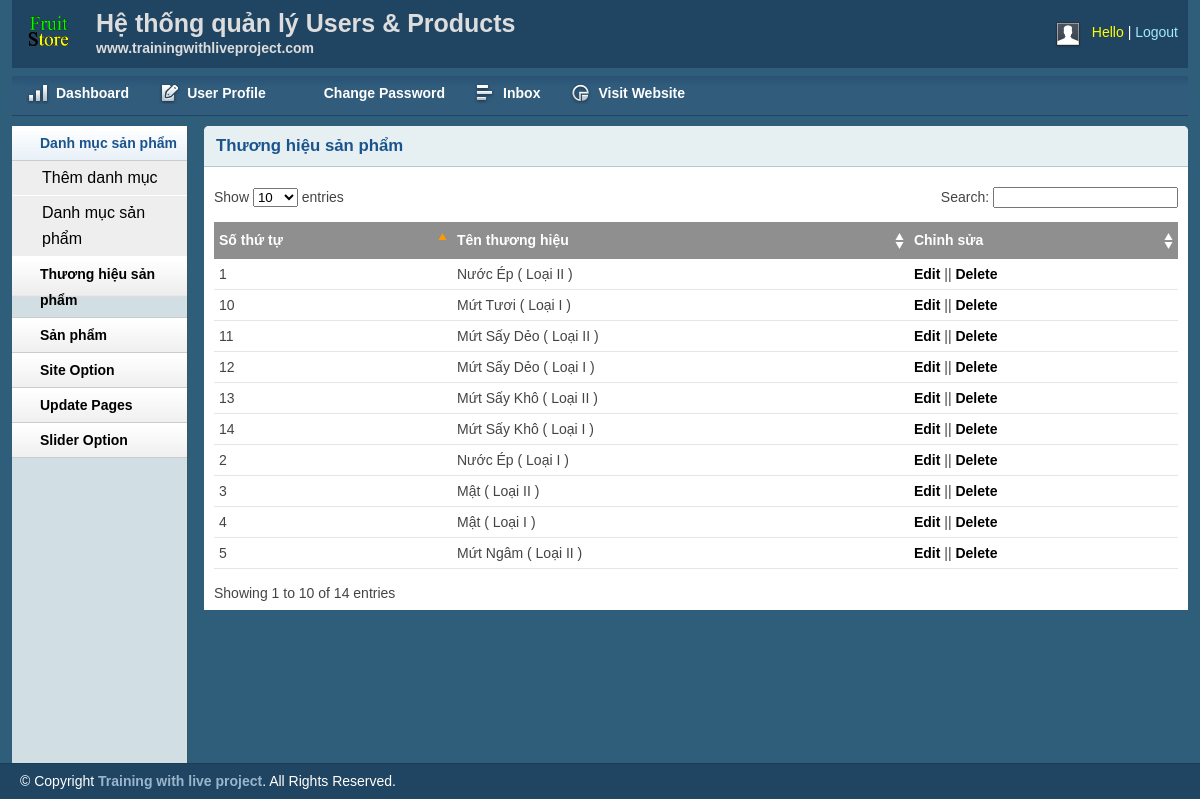
Screenshot of /admin/brandlist.php with the database file from the repository.
### tables this page shows
CREATE TABLE `tbl_brand` (
  `brandid` int(11) NOT NULL,
  `brandName` varchar(255) NOT NULL
);

### lib/database.php (called while the page is built, shortened)
<?php
Class Database{
public $host = DB_HOST;
public $user = DB_USER;
public $pass = DB_PASS;
public $dbname = DB_NAME;
public $link;
private function connectDB(){
$this->link = new mysqli($this->host, $this->user, $this->pass, $this->dbname);
}
public function select($query){
$result = $this->link->query($query) or
die($this->link->error.__LINE__);
if($result->num_rows > 0){
return $result;
} else {
return false;
}
}
}

### classes/brand.php (called while the page is built, shortened)
<?php
$filepath = realpath(dirname(__FILE__));
    include_once ($filepath.'/../lib/database.php');
?>
<?php
 class brand{
    private $db;
    public function __construct(){
        $this->db = new Database();
 }
    public function show_brand(){
        $query = "SELECT * FROM tbl_brand ORDER BY brandid desc";
        $result = $this->db->select($query);
        return $result;
    }
 }
?>

### admin/brandlist.php (the view, shortened to what this page needs)
<?php include 'inc/header.php';?>
<?php include 'inc/sidebar.php';?>
<?php include '../classes/brand.php';?>
<?php
	$brand = new brand();
?>
        <div class="grid_10">
            <div class="box round first grid">
                <h2>Thương hiệu sản phẩm</h2>
                <div class="block">
                    <table class="data display datatable" id="example">
					<thead>
						<tr>
							<th>Số thứ tự</th>
							<th>Tên thương hiệu</th>
							<th>Chỉnh sửa</th>
						</tr>
					</thead>
					<tbody>
						<?php
							$show_brand = $brand->show_brand();
							if($show_brand){
								$i = 0;
								while($result = $show_brand->fetch_assoc()){
									$i++;
						?>
						<tr class="odd gradeX">
							<td><?php echo $i; ?></td>
							<td><?php echo $result['brandName'] ?></td>
							<td><a href="brandedit.php?brandid=<?php echo $result['brandid'] ?>">Edit</a> || <a onclick="return confirm('Bạn có muốn xóa sản phẩm không')" href="?delid=<?php echo $result['brandid'] ?>">Delete</a></td>
						</tr>
						<?php
						    }
						}
						?>
					</tbody>
				</table>
               </div>
            </div>
        </div>
<?php include 'inc/footer.php';?>

### admin/css/layout.css (style rules this page uses)
body { background: #fff none repeat scroll 0 0; color: #444; font-size: 14px; padding: 0; }
a { color: #000; font-weight: bold; text-decoration: none; }
h1, h2, h3, h4, h5, h6 { line-height: 1.2em; margin-bottom: .3em; }
h2 { margin-top: 1em; }
.box { background: #fff; margin-bottom: 20px; padding: 10px 10px 10px 10px; margin-left: -8px; }
.box.grid { padding-bottom: 40px; }
.box.round { -moz-border-radius: 5px 5px 0px 0px; -webkit-border-radius: 5px 5px 0px 0px; border-radius: 5px 5px 0px 0px; }
.box h2 { font-size: 1.2em; font-weight: bold; color: #1B548D; background: #E6F0F3; margin: -10px -10px 0 -10px; padding: 10px 12px; border-bottom: 1px solid #B3CBD6; -moz-border-radius: 5px 5px 0px 0px; -webkit-border-radius: 5px 5px 0px 0px; border-radius: 5px 5px 0px 0px; }
.box.first { min-height: 406px; }
.block { padding-top: 20px; }
.block { padding-bottom: 1px; }
table.display { margin: 0 auto; clear: both; width: 100%; }
.sorting_asc { background: #8f8f8f url(../img/table/sort_asc.png) no-repeat center right; padding: 8px 5px; text-align: left; color: #fff; }
.sorting { background: #8f8f8f url(../img/table/sort_both.png) no-repeat center right; padding: 8px 5px; text-align: left; color: #fff; }
tr.odd { height: 30px; line-height: 30px; border-bottom: 1px solid #e6e6e6; }
tr.even { height: 30px; line-height: 30px; border-bottom: 1px solid #e6e6e6; }
tr.odd td, tr.even td { padding-left: 5px; }

### rows the page displays
tbl_brand: brandName "Nước Ép ( Loại II )"
tbl_brand: brandName "Nước Ép ( Loại I )"
tbl_brand: brandName "Mật ( Loại II )"
tbl_brand: brandName "Mật ( Loại I )"
tbl_brand: brandName "Mứt Ngâm ( Loại II )"
tbl_brand: brandName "Mứt Tươi ( Loại I )"
tbl_brand: brandName "Mứt Sấy Dẻo ( Loại II )"
tbl_brand: brandName "Mứt Sấy Dẻo ( Loại I )"
tbl_brand: brandName "Mứt Sấy Khô ( Loại II )"
tbl_brand: brandName "Mứt Sấy Khô ( Loại I )"
